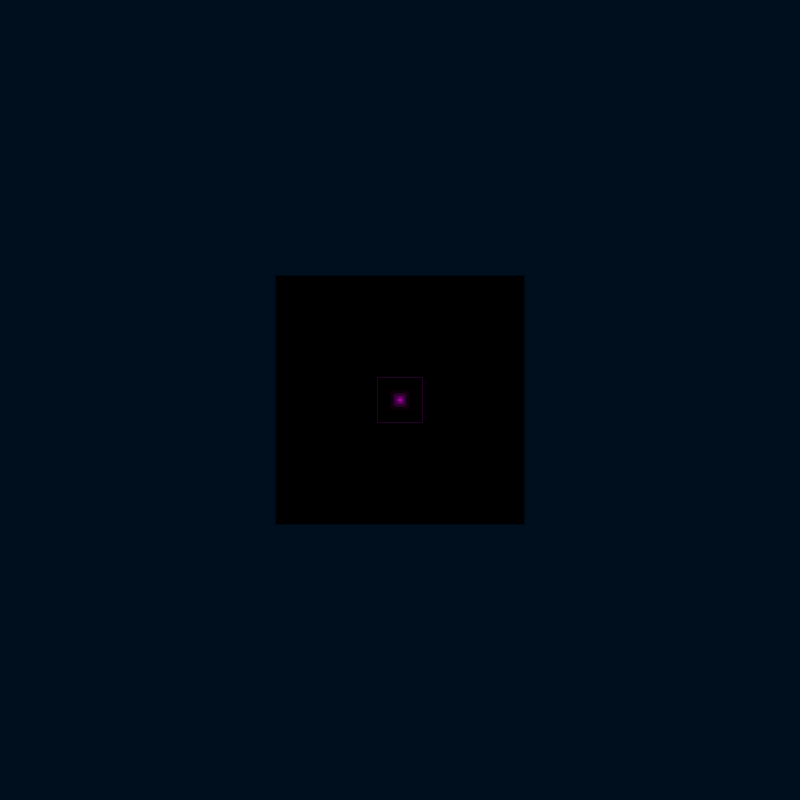
Frame 1 (no input)
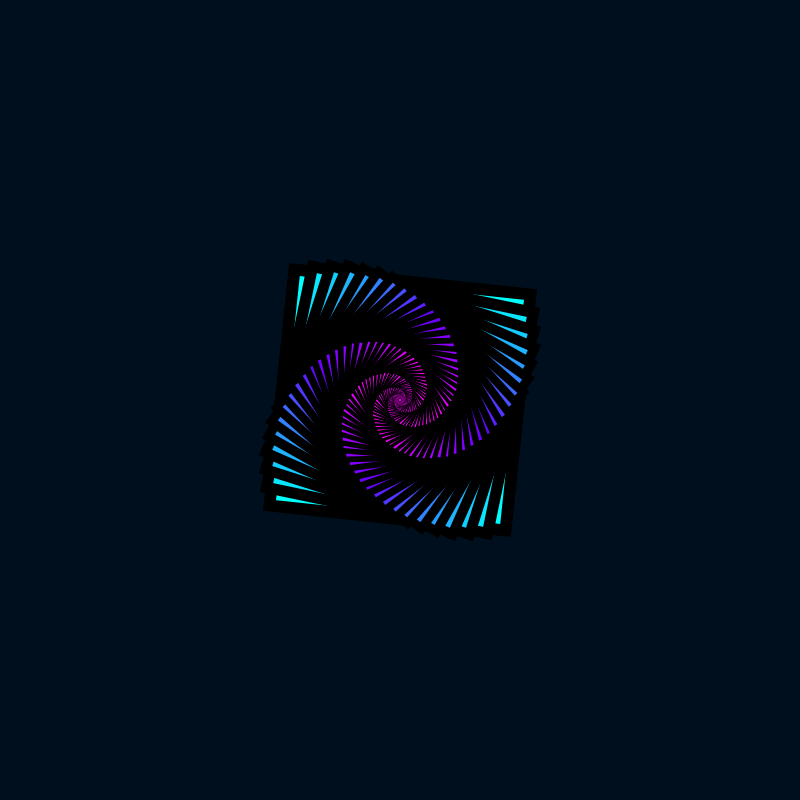
Frame 60 (the mouse pressed at the canvas centre just before this capture)
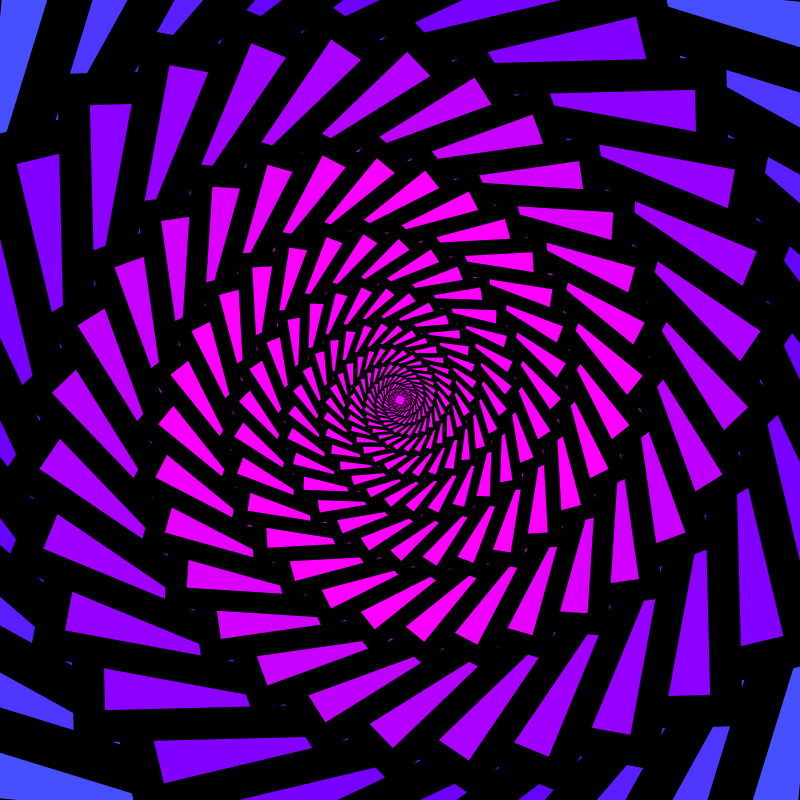
Frame 120 (the mouse held since frame 60 and released just before this capture)

The Processing sketch that drew these frames (run headless with seeded random() and noise(); from frame 60 on, the mouse is pressed at the canvas centre):

// Processing sketch: theDotIsBlack_scale_sketch
// ── theDotIsBlack_scale_sketch.pde
float angle;
void setup(){
   size(800, 800);
   rectMode(CENTER);
   //stroke(0, 15, 30);
   strokeWeight(25);
}

void draw(){
//background(255);
background(0,15,30);
translate (width/2, height/2);
scale(map(mouseX, 0, width, 0.5, 5));
for(int i = 0; i< 100; i++){
fill(i*10, 255-i*25, 255);
scale(0.95);
rotate(radians(angle));
rect(0,0,500,500);
}
angle+=0.1;
}
